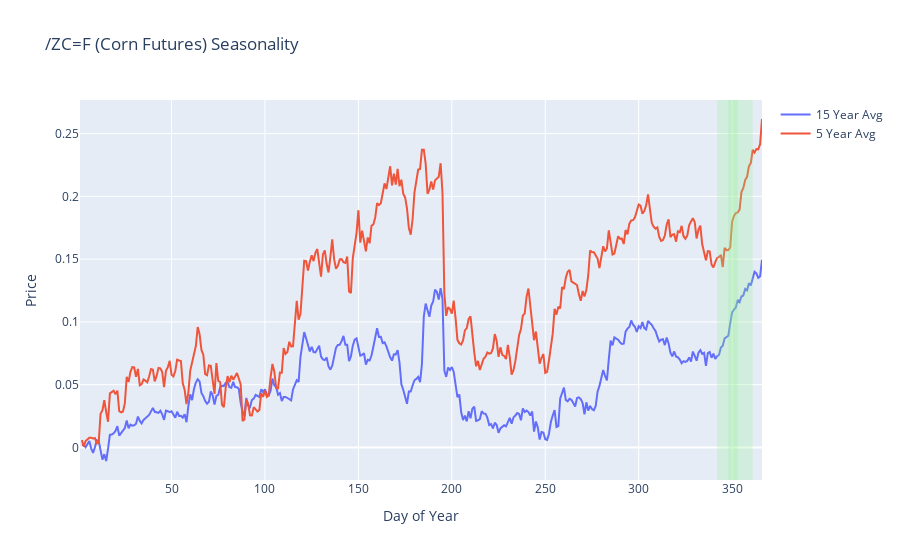

The notebook cell this image was saved under:
### Code cell
# Plot the 15 Year Avg and the 5 Year Avg with the longest positive number streak highlighted
fig = go.Figure()
fig.add_trace(go.Scatter(x=average_15.index, y=average_15, name='15 Year Avg'))
fig.add_trace(go.Scatter(x=average_5.index, y=average_5, name='5 Year Avg'))
fig.add_shape(type="rect", xref="x", yref="paper", x0=pos_start_day_15-1, y0=0, x1=pos_end_day_15-1, y1=1, fillcolor="lightgreen", opacity=0.25, line_width=0)
fig.add_shape(type="rect", xref="x", yref="paper", x0=pos_start_day_5-1, y0=0, x1=pos_end_day_5-1, y1=1, fillcolor="lightgreen", opacity=0.25, line_width=0)
fig.update_layout(title='/ZC=F (Corn Futures) Seasonality', xaxis_title='Day of Year', yaxis_title='Price')
fig.show()

### Figure 1 — Plotly figure (JSON) as saved in the notebook; plotly's stock layout.template omitted (floating-point values rounded to 4 significant figures; data arrays with more than 128 entries replaced by an {"elided": "..."} marker saying what was removed)
{"data": [{"name": "15 Year Avg", "x": {"elided": "366 int values"}, "y": {"elided": "366 float values"}, "type": "scatter"}, {"name": "5 Year Avg", "x": {"elided": "366 int values"}, "y": {"elided": "366 float values"}, "type": "scatter"}], "layout": {"shapes": [{"fillcolor": "lightgreen", "line": {"width": 0}, "opacity": 0.25, "type": "rect", "x0": 342, "x1": 353, "xref": "x", "y0": 0, "y1": 1, "yref": "paper"}, {"fillcolor": "lightgreen", "line": {"width": 0}, "opacity": 0.25, "type": "rect", "x0": 348, "x1": 361, "xref": "x", "y0": 0, "y1": 1, "yref": "paper"}], "title": {"text": "/ZC=F (Corn Futures) Seasonality"}, "xaxis": {"title": {"text": "Day of Year"}}, "yaxis": {"title": {"text": "Price"}}}}
